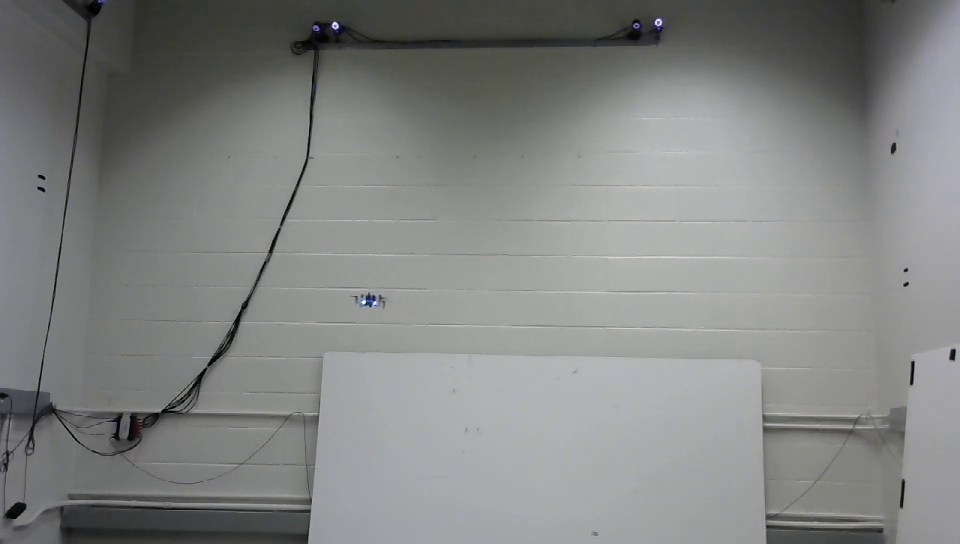
#> input picture frame 52 of ObjectDetection/LightOn.mp4, 960 x 544 px
$ python ObjectDetectionClass.py
#> lines starting #> are read from the running program, lines starting #| are printed output that depends on the picture; after the words box and inside, x2 and y2 are one past the last pixel; in counts of white or black regions, pixels touching at a corner belong together
#> further down, first_frame is the input picture: shape (544, 960, 3); mean B, G, R 130.7, 131.5, 130.3
### ObjectDetection/TrackingAlgorithmObj.py

import numpy as np
import scipy as sp
import matplotlib.pyplot as plt
import scipy.stats as scs
from statstests import StatCompute
from matplotlib.animation import FuncAnimation

class BodyObject(object):
    # [7 lines left out: function __init__, not called in this run]


def update_track(CurrBodies , PrevBodies, PotentialBodies, covar):

    covariance = covar
    #compare to potential tracked bodies
    CnfdLvl = 0.7
    alph = (1- CnfdLvl)/2

    for k,p in enumerate(PotentialBodies):
        if p.MeasurementCount < 0:
            del PotentialBodies[k]


    for k,p in enumerate(PotentialBodies):
        point = p.Position_Estimate
        mu =  np.float64(point)

        covar = 1.0*covariance @ covariance
        sc = StatCompute(mu,covar)
        changeMade =  0
        for q,n in enumerate(CurrBodies):

            out = sc.computePseudoPValue(n.Position_Estimate)
            if( alph > out):
                changeMade += 1
                p.Position_Estimate = n.Position_Estimate
                p.Velocity_Estimate = n.Velocity_Estimate
                p.MeasurementCount = p.MeasurementCount + 1
                del CurrBodies[q]

            else:
                pass
        if changeMade == 0:
            p.MeasurementCount = p.MeasurementCount - 1

    dPot = [n.MeasurementCount for n in PotentialBodies]
    #print(dPot)
    #remove duplicate potential tracked bodies
    alph = (1- CnfdLvl)/2
    for k,p in enumerate(PotentialBodies):
        point = p.Position_Estimate
        mu =  np.float64(point)
        covar = 1.0*covariance @ covariance
        sc = StatCompute(mu,covar)
        for q,n in enumerate(PotentialBodies):
            out = sc.computePseudoPValue(n.Position_Estimate)
            if( alph > out) and (k != q):

                del PotentialBodies[q]
            else:
                pass


    #Add New To Tracked Mechanism
    #compare association between new and prev
    CnfdLvl = 0.7
    alph = (1- CnfdLvl)/2
    for k,p in enumerate(PrevBodies):
        point = p.Position_Estimate
        mu =  np.float64(point)
        covar = 1.0*covariance @ covariance
        sc = StatCompute(mu,covar)
        for q,n in enumerate(CurrBodies):
            out = sc.computePseudoPValue(n.Position_Estimate)

            if( alph > out):
                n.MeasurementCount = p.MeasurementCount + 1
            else:
                pass
               # n.MeasurementCount = p.MeasurementCount


    d = [n.MeasurementCount for n in CurrBodies]

    for i,score in enumerate(d):
        if score > 5:
            PotentialBodies.append(CurrBodies[i])
    return CurrBodies , PrevBodies, PotentialBodies


# [52 lines of commented-out code are left out]

### ObjectDetection/statstests.py

from numpy.core.fromnumeric import std
import scipy.stats as scs
import numpy as np
import matplotlib.pyplot as plt


class StatCompute(object):
    def __init__(self, mu, covar, conf_lvl = 0.9):
        self.mu = mu
        self.covar = covar
        self.StatFunc = scs.multivariate_normal(mean=self.mu, cov=self.covar)
        self.MaxPVal = None
        self.alphVal = (1.- conf_lvl)/2.

        testPoint = np.array([mu[0] + 1e-10, mu[1] + 1e-10])
        DiffVec = (testPoint - self.mu) / np.linalg.norm((testPoint - self.mu))
        scalar = np.linspace(0., 1., 350)
        Array = [ testPoint + p*6.0*self.covar[0,0]* DiffVec   for p in scalar ]
        stat = self.StatFunc.pdf(Array)
        self.MaxPVal = np.trapz(stat)


    def computePseudoPValue(self, point):
        #print(self.MaxPVal )
        testPoint = point
        DiffVec = (testPoint - self.mu) / np.linalg.norm((testPoint -self.mu))
        scalar = np.linspace(0., 1., 350)
        Array = [ testPoint + p*6.0*(self.covar[0,0])* DiffVec   for p in scalar ]
        stat = self.StatFunc.pdf(Array)

        return 1-(np.trapz(stat)/self.MaxPVal)


# [45 lines that do not run on import are left out]

### ObjectDetection/ObjectDetectionClass.py
import cv2 as cv
import cv2 as cv2
import numpy as np
import os
from sklearn.cluster import KMeans
from statstests import StatCompute
import time
from TrackingAlgorithmObj import update_track
class BodyObject(object):
    def __init__(self):
        self.Position_Estimate = None
        self.Velocity_Estimate = None
        self.MeasurementCount = 0
        self.NewMeasurements = []
        self.GuessedDangerClass = None

class ObjectTracker(object):
    def __init__(self):
        # Initialized Frames

        self.initTime = time.time()
        self.currentTime = time.time()
        self.PrevTime = time.time()

        self.GrayCurrentFrame = None
        self.GrayPreviousFrame = None

        self.CurrentFrame = None
        self.PreviousFrame = None

        self.OF_BitMask_Prev = None
        self.OF_BitMask_Curr = None

        self.PrevMap = None
        self.Magnitude = None
        self.Color2GrayFormat = cv.COLOR_BGR2GRAY

        self.counts = 0
        self.bins = 0

        self.maskedOF = None

        self.PrevTrackedBodies = []
        self.CurrTrackedBodies = []
        self.TestedTrackedBodies = []

        #contours
        self.ContourList = None
        self.CentroidPoints = None

        self.mode = 0

    def firstFrameRet(self, frame):
        self.initTime = time.time()
        self.CurrentFrame = frame
        self.PreviousFrame =  frame

        self.GrayCurrentFrame = self.conditionFrame( frame)
        self.GrayPreviousFrame = self.conditionFrame( frame)

        zeroArray = np.ones(np.shape(frame))
        self.OF_BitMask_Curr = zeroArray

        self.OF_BitMask_Prev = self.OF_BitMask_Curr
        self.OpticalFlowFrameGen()
        self.PrevTime = time.time()


    def conditionFrame(self, frame):
        gray = cv.cvtColor(frame, self.Color2GrayFormat )
        szImg =  np.shape( gray )
        blur =  cv.GaussianBlur(gray, (5,5),0)

        return blur


    def RetrieveNewFrame(self, frame):
        #Cycle Prev Frame
        self.PreviousFrame = self.CurrentFrame
        self.GrayPreviousFrame = self.GrayCurrentFrame
        self.OF_BitMask_Curr = self.OF_BitMask_Prev

        #update current frame
        self.CurrentFrame = frame
        self.GrayCurrentFrame = self.conditionFrame( frame)
        self.OpticalFlowFrameGen()

    #Optical Flow Algo and Mask Gen
    def OpticalFlowFrameGen(self):
        self.CurrTime = time.time()
        prev = self.GrayPreviousFrame
        curr = self.GrayCurrentFrame
        sz = np.shape(prev )
        flow = cv.calcOpticalFlowFarneback(prev, curr,
                                    None,
                                    0.5, 10, 10, 1, 5, 1.2, 0)
        magnitude, angle = cv.cartToPolar(flow[..., 0], flow[..., 1])
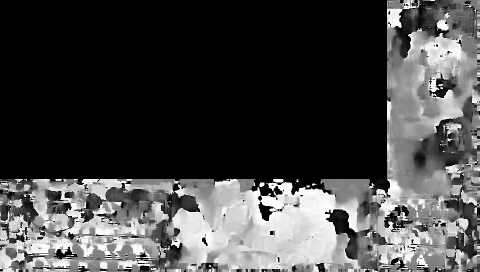
#> angle: shape (544, 960) float32 (shown at 1/2 size); min 0, max 6.28, mean 1.7; drawn with min black and max white

        self.flow = flow

        mask = cv.normalize(magnitude, None, 0, 255, cv.NORM_MINMAX)


        arrMag = np.reshape(mask,(sz[0]*sz[1],))

        UpperPrctle = np.percentile( arrMag, 99.8, axis=None, out=None, overwrite_input=False, interpolation='linear', keepdims=False)
#> UpperPrctle = 5.14


        #print(UpperPrctle)
        (thresh, map)= cv.threshold(mask, UpperPrctle ,255,0)
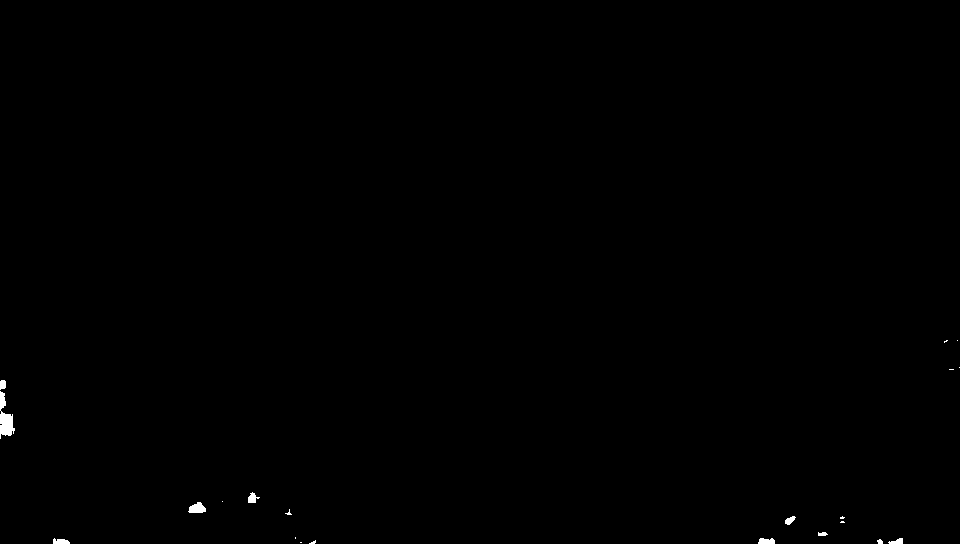
#> map: shape (544, 960) float32; 0.2% white; 21 white regions (11 under 20 px)
#> thresh = 5.14


        try:

            self.OF_BitMask_Curr = cv.bitwise_and(self.OF_BitMask_Prev, map)
        except:
            pass

        contours, hierarchy = cv.findContours(cv.convertScaleAbs(map) , cv.RETR_TREE, cv.CHAIN_APPROX_NONE)
#> contours = 21 contours, 12 with area under 20; largest, box (x1, y1, x2, y2) and area: (0, 391, 15, 439) 308, (188, 502, 206, 513) 119, (758, 538, 775, 544) 66, (248, 492, 260, 503) 58, (53, 538, 70, 544) 56
        self.ContourList = contours
#> self.ContourList has the same summary as contours

        self.OF_BitMask_Curr = map
        self.OF_BitMask_Prev = map

        #cv.drawContours(self.CurrentFrame, contours, -1, (0,255,0), 3)
        self.getOF_states()
        self.getContourCentroid()

        if self.mode == 0:
            pass
            self.deltaT = self.CurrTime - self.PrevTime
            self.InitializtionMode()
        self.PrevTime = self.CurrTime

    #Optical Flow Algo and Mask Gen
    def getOF_states(self):
        #self.counts, self.bins = np.histogram(self.Magnitude)
        pass

    # [5 lines left out: function getFrameDifference, not called in this run]

    def getContourCentroid(self):
        Centers = []
        for c in self.ContourList:
            if len(c) > 20 :
                M = cv.moments(c)

                cX = int(M["m10"] / M["m00"])
                cY = int(M["m01"] / M["m00"])

                Centers.append([cX,cY])
#> this loop made 21 passes
#> (cX, cY) on passes 4, 5, 6, 8, 11, 13, 15, 16: (896, 541), (766, 540), (60, 541), (822, 533), (789, 519), (196, 507), (251, 497), (5, 419)
#> after the loop, Centers = [[896, 541], [766, 540], [60, 541], [822, 533], [789, 519], [196, 507], [251, 497], [5, 419], [2, 384]]
        self.CentroidPoints = Centers
#> self.CentroidPoints has the same summary as Centers

    def InitializtionMode(self):

        self.CurrObs = []
        for c in self.CentroidPoints:
            c_int = np.float64(c)
            BodyTemp = BodyObject()
            BodyTemp.Position_Estimate = np.array(c_int)

            BodyTemp.Velocity_Estimate = [self.flow[c[1],c[0],0],self.flow[c[1],c[0],1]]
            self.CurrObs.append(BodyTemp)
#> this loop made 9 passes
#> (BodyTemp.Position_Estimate, BodyTemp.Velocity_Estimate) on passes 1 to 8: ([896, 541], [-0.00207, 0.0144]), ([766, 540], [0.000973, 0.0255]), ([60, 541], [-0.000606, -0.0329]), ([822, 533], [-0.013, -0.000642]), ([789, 519], [0.0156, 0.000512]), ([196, 507], [-0.0166, -0.000398]), ([251, 497], [-0.0123, -0.00044]), ([5, 419], [0.00529, 0.014])
#> after the loop, self.CurrObs = 9 items


        covariance = np.array([[70., 0],[0, 70.]])
        _,_,_  = update_track(self.CurrObs , self.PrevTrackedBodies, self.TestedTrackedBodies , covariance)
#> in update_track, `dPot = [n.MeasurementCount for n in PotentialBodies]`: dPot = []
#> in update_track, `d = [n.MeasurementCount for n in CurrBodies]`: d = [0, 0, 0, 0, 0, 0, 0, 0, 0]
#> the loop in update_track, `for i,score in enumerate(d):` made 9 passes
#> after the loop in update_track, `for i,score in enumerate(d):`: PotentialBodies = []
        d  = [n.MeasurementCount for n in self.TestedTrackedBodies]
#> d = []

        for p in self.TestedTrackedBodies:
            if p.MeasurementCount > 50:
                print(p.MeasurementCount )
                cent = (np.int32(p.Position_Estimate[0]),np.int32(p.Position_Estimate[1]))
                cent2 = (np.int32(p.Position_Estimate[0]) + 5*np.int32(p.Velocity_Estimate[0]) ,np.int32(p.Position_Estimate[1]) + 5*np.int32(p.Velocity_Estimate[1]))
                p.Position_Estimate = np.float64(p.Position_Estimate) + self.deltaT * np.float64(p.Velocity_Estimate)

                cv.circle(self.CurrentFrame,  cent, 5, (100, 0, 255), -1)
                cv.rectangle(self.CurrentFrame, (cent[0]-30,cent[1]-30), (cent[0]+30,cent[1]+30), (255,0,0), 2)
                cv.line(self.CurrentFrame,  cent,  cent2 , (255,255,0))
            else:

                cent = (np.int32(p.Position_Estimate[0]),np.int32(p.Position_Estimate[1]))
                cent2 = (np.int32(p.Position_Estimate[0]) + 5*np.int32(p.Velocity_Estimate[0]) ,np.int32(p.Position_Estimate[1]) + 5*np.int32(p.Velocity_Estimate[1]))
                p.Position_Estimate = np.float64(p.Position_Estimate) + self.deltaT * np.float64(p.Velocity_Estimate)

                cv.circle(self.CurrentFrame,  cent, 5, (100, 0, 255), -1)
                #cv.rectangle(self.CurrentFrame, (cent[0]-30,cent[1]-30), (cent[0]+30,cent[1]+30), (255,0,0), 2)
                cv.line(self.CurrentFrame,  cent,  cent2 , (255,255,0))

            pass

        # for p in self.PrevTrackedBodies:
        #     cv.circle(self.CurrentFrame, (np.int32(p.Position_Estimate[0]),np.int32(p.Position_Estimate[1])), 5, (255, 0, 100), -1)
        #     pass

        self.PrevTrackedBodies = self.CurrObs
#> self.PrevTrackedBodies = 9 items


    # [14 lines left out: function getClustering, not called in this run]
        #cv.circle(self.CurrentFrame, (cX, cY), 5, (255, 0, 255), -1)

if __name__ == "__main__":

    import matplotlib.pyplot as plt

    tracker = ObjectTracker()

    vidName = '\LightOn.mp4'
    PathPre = os.path.dirname(__file__) + vidName

    vid = cv.VideoCapture(PathPre)
    #vid = cv.VideoCapture(0)
    ret, first_frame = vid.read()
    tracker.firstFrameRet(first_frame)


    fig = plt.figure()

    # [7 lines of commented-out code are left out]
    p = 0
    sz = np.shape(first_frame)


    out = cv.VideoWriter('output.avi', -1, cv2.VideoWriter_fourcc(*'MP4V'), (sz[0], sz[1]))
    while(True):
        #try:
            ret, frame = vid.read()


            tracker.RetrieveNewFrame(frame)
#> in OpticalFlowFrameGen (call 2), `magnitude, angle = cv.cartToPolar(flow[..., 0], flow[..., 1])`:
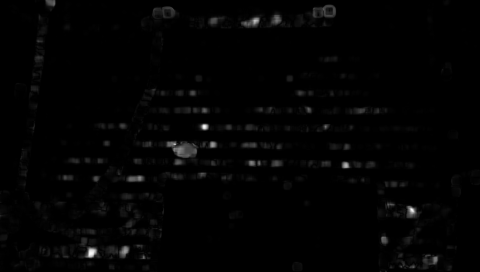
#> magnitude: shape (544, 960) float32 (shown at 1/2 size); min 6.72e-20, max 3.04, mean 0.0399; drawn with min black and max white
#> in OpticalFlowFrameGen (call 2), `magnitude, angle = cv.cartToPolar(flow[..., 0], flow[..., 1])`:
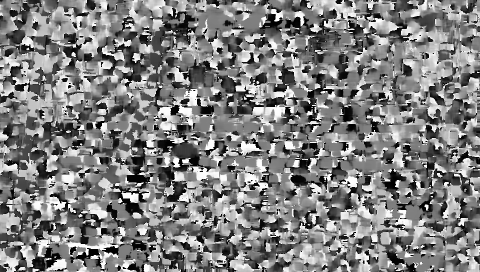
#> angle: shape (544, 960) float32 (shown at 1/2 size); min 2.73e-06, max 6.28, mean 3.16; drawn with min black and max white
#> in OpticalFlowFrameGen (call 2), `UpperPrctle = np.percentile( arrMag, 99.8, axis=None, out=None, overwr..`: UpperPrctle = 115.2
#> in OpticalFlowFrameGen (call 2), `(thresh, map)= cv.threshold(mask, UpperPrctle ,255,0)`:
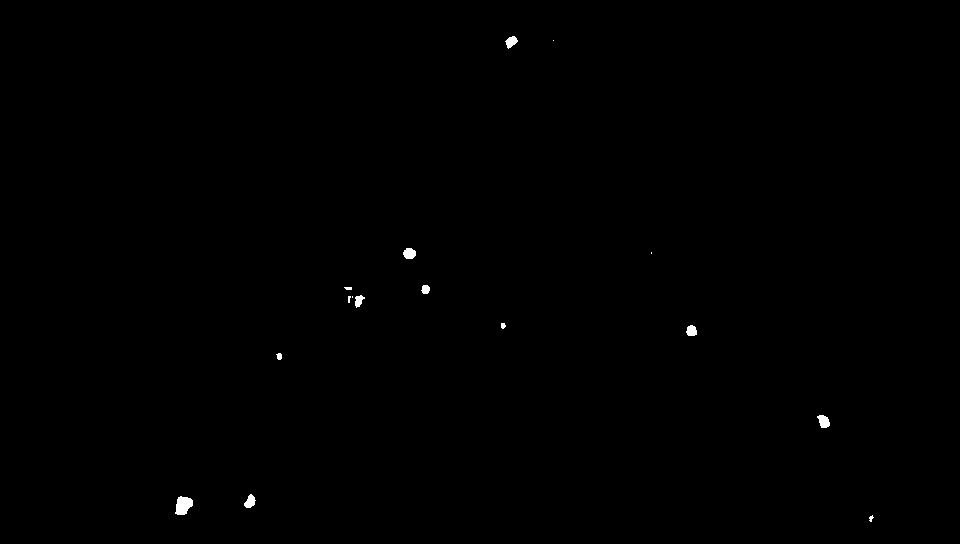
#> map: shape (544, 960) float32; 0.2% white; 16 white regions (4 under 20 px), largest, box (x1, y1, x2, y2) and area: (175, 496, 193, 515) 248, (817, 415, 830, 428) 120, (403, 248, 416, 259) 114
#> in OpticalFlowFrameGen (call 2), `self.OF_BitMask_Curr = cv.bitwise_and(self.OF_BitMask_Prev, map)`:
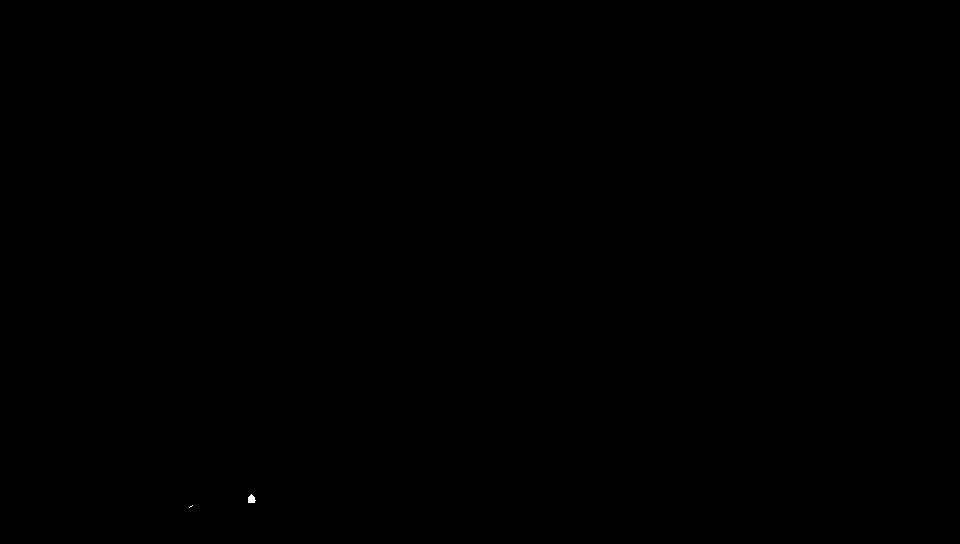
#> self.OF_BitMask_Curr: shape (544, 960) float32; 0.01% white; 2 white regions (1 under 20 px)
#> in OpticalFlowFrameGen (call 2), `contours, hierarchy = cv.findContours(cv.convertScaleAbs(map) , cv.RET..`: contours = 16 contours, 7 with area under 20; largest, box (x1, y1, x2, y2) and area: (175, 496, 193, 515) 220, (817, 415, 830, 428) 100, (403, 248, 416, 259) 96, (244, 494, 256, 508) 89, (505, 36, 518, 49) 84
#> in OpticalFlowFrameGen (call 2), `self.ContourList = contours`: self.ContourList has the same summary as contours
#> the loop in getContourCentroid (call 2), `for c in self.ContourList:` made 16 passes
#> (cX, cY) on passes 2, 3, 4, 6, 10, 12, 14, 16: (183, 504), (249, 501), (823, 420), (691, 330), (358, 300), (425, 288), (409, 253), (510, 41)
#> the loop in InitializtionMode (call 2), `for c in self.CentroidPoints:` made 8 passes
#> (BodyTemp.Position_Estimate, BodyTemp.Velocity_Estimate) on passes 1 to 8: ([183, 504], [2.89, 0.0171]), ([249, 501], [-1.85, -0.0011]), ([823, 420], [-2.9, -0.0376]), ([691, 330], [-2.13, 0.0362]), ([358, 300], [0.133, 1.47]), ([425, 288], [1.81, -0.087]), ([409, 253], [-2.96, -0.00814]), ([510, 41], [-2.41, 0.0246])
#> the loop in update_track (call 2), `for k,p in enumerate(PrevBodies):` made 9 passes
#> the loop in update_track (call 2), `for i,score in enumerate(d):` made 8 passes
#> score on passes 1 to 8: 1, 1, 0, 0, 0, 0, 0, 0
            cv.imshow('ColorImage', tracker.CurrentFrame)
            cv.imshow('GrayBlurrImage', tracker.GrayCurrentFrame)
            cv.imshow('OF_Mask_Comb', tracker.OF_BitMask_Curr)
            # [14 lines of commented-out code are left out]
            p += 1
            if cv.waitKey(1) & 0xFF == ord('q'):
#> (key q is pressed here)
                break
        #except Exception as e:
            #print(e)

            #break

    # After the loop release the cap object
    out.release()
    vid.release()
    # Destroy all the windows
    cv.destroyAllWindows()
